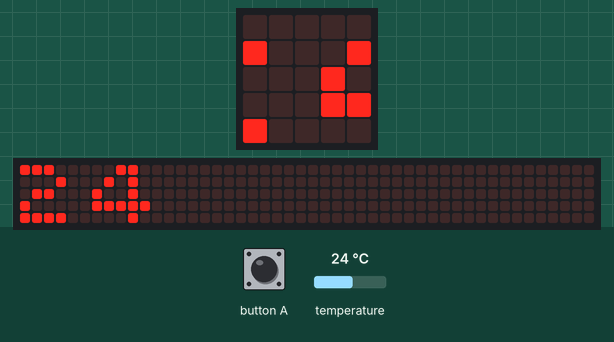
Recording of a program running on a simulated BBC micro:bit (MakeCode). Parts: the board's 5×5 LED display, a strip that is not on the board, showing the scrolling text unrolled. The inputs (shaded band) are chosen by the test bench; at power-on: temperature 24 °C. The 48×5 strip is a reading aid, not a part: it shows the text the display is scrolling, unrolled, one strip-width of it at a time.

Above: at 1.27 s.
1.3 s: temperature set to 12 °C
At 5.57 s:
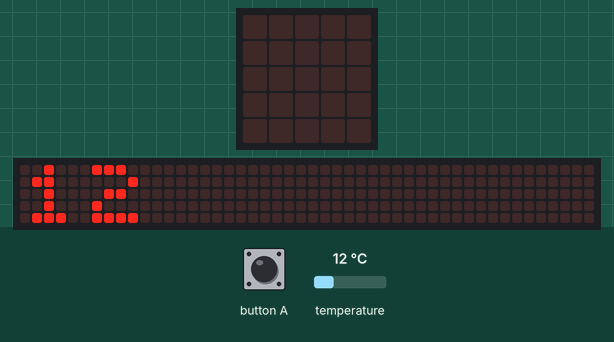
5.9 s: temperature set to 19 °C
At 8.29 s:
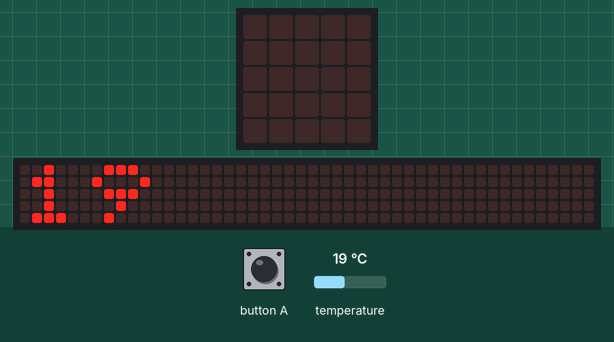
9.6 s: temperature set to 28 °C
At 16.22 s:
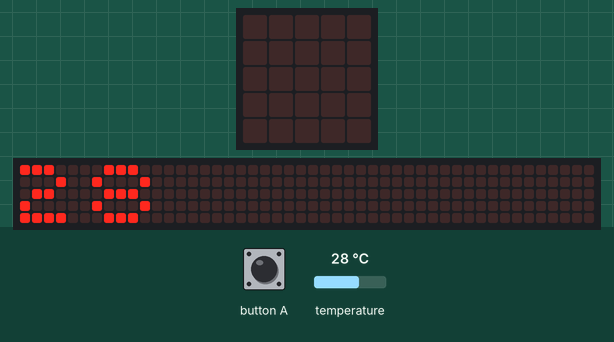

Measured:
- what the display in image 3 shows lasts 0.5 s, from 16.0 s to 16.5 s

The program:

main.ts
```typescript
let temperatuur = 0
input.onButtonPressed(Button.A, function () {
    temperatuur = input.temperature()
    basic.showNumber(input.temperature())
})
loops.everyInterval(50000, function () {
    temperatuur = input.temperature()
    basic.showNumber(input.temperature())
})
basic.forever(function () {
    temperatuur = input.temperature()
    basic.showNumber(input.temperature())
})
```

test.ts
```typescript
// tests gaan hier; deze zal niet worden gecompileerd wanneer dit pakket wordt gebruikt als extensie.
```
